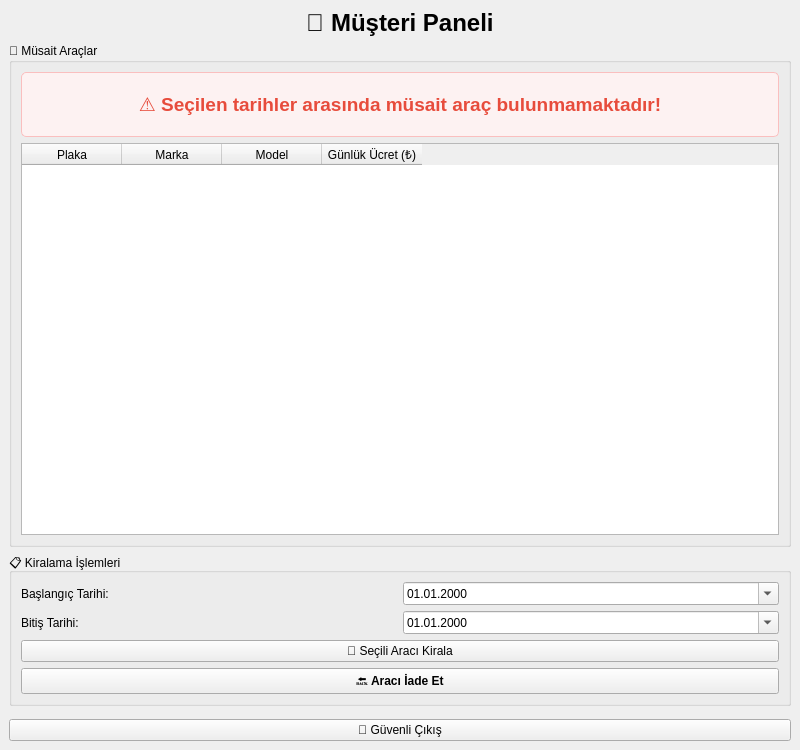
<?xml version="1.0" encoding="UTF-8"?>
<ui version="4.0">
 <class>CustomerWindow</class>
 <widget class="QMainWindow" name="CustomerWindow">
  <property name="geometry">
   <rect>
    <x>0</x>
    <y>0</y>
    <width>800</width>
    <height>750</height>
   </rect>
  </property>
  <property name="windowTitle">
   <string>👤 Müşteri Paneli - Araç Kiralama</string>
  </property>
  <widget class="QWidget" name="centralwidget">
   <layout class="QVBoxLayout" name="verticalLayout_6">
    <item>
     <widget class="QLabel" name="label_customer_title">
      <property name="font">
       <font>
        <pointsize>18</pointsize>
        <bold>true</bold>
       </font>
      </property>
      <property name="text">
       <string>👤 Müşteri Paneli</string>
      </property>
      <property name="alignment">
       <set>Qt::AlignCenter</set>
      </property>
     </widget>
    </item>
    
    <item>
     <widget class="QGroupBox" name="groupBox_6">
      <property name="title">
       <string>🚗 Müsait Araçlar</string>
      </property>
      <layout class="QVBoxLayout" name="verticalLayout_table">
       <item>
        <widget class="QLabel" name="label_no_cars">
         <property name="font">
          <font>
           <pointsize>14</pointsize>
           <weight>75</weight>
           <bold>true</bold>
          </font>
         </property>
         <property name="styleSheet">
          <string>color: #e74c3c; padding: 20px; background-color: #fdf2f2; border: 1px solid #fabfbf; border-radius: 5px;</string>
         </property>
         <property name="text">
          <string>⚠️ Seçilen tarihler arasında müsait araç bulunmamaktadır!</string>
         </property>
         <property name="alignment">
          <set>Qt::AlignCenter</set>
         </property>
         <property name="visible">
          <bool>false</bool>
         </property>
        </widget>
       </item>

       <item>
        <widget class="QTableWidget" name="table_available_cars">
         <property name="selectionBehavior">
          <enum>QAbstractItemView::SelectRows</enum>
         </property>
         <property name="columnCount">
          <number>4</number>
         </property>
         <column>
          <property name="text"><string>Plaka</string></property>
         </column>
         <column>
          <property name="text"><string>Marka</string></property>
         </column>
         <column>
          <property name="text"><string>Model</string></property>
         </column>
         <column>
          <property name="text"><string>Günlük Ücret (₺)</string></property>
         </column>
        </widget>
       </item>
      </layout>
     </widget>
    </item>

    <item>
     <widget class="QGroupBox" name="groupBox_5">
      <property name="title">
       <string>📋 Kiralama İşlemleri</string>
      </property>
      <layout class="QGridLayout" name="gridLayout_3">
       <item row="0" column="0">
        <widget class="QLabel">
         <property name="text"><string>Başlangıç Tarihi:</string></property>
        </widget>
       </item>
       <item row="0" column="1">
        <widget class="QDateEdit" name="entry_start">
         <property name="calendarPopup"><bool>true</bool></property>
         <property name="displayFormat"><string>dd.MM.yyyy</string></property>
        </widget>
       </item>
       <item row="1" column="0">
        <widget class="QLabel">
         <property name="text"><string>Bitiş Tarihi:</string></property>
        </widget>
       </item>
       <item row="1" column="1">
        <widget class="QDateEdit" name="entry_end">
         <property name="calendarPopup"><bool>true</bool></property>
         <property name="displayFormat"><string>dd.MM.yyyy</string></property>
        </widget>
       </item>
       <item row="2" column="0" colspan="2">
        <widget class="QPushButton" name="btn_rent">
         <property name="text"><string>🔑 Seçili Aracı Kirala</string></property>
        </widget>
       </item>
       <item row="3" column="0" colspan="2">
        <widget class="QPushButton" name="btn_return_vehicle">
         <property name="text"><string>🔙 Aracı İade Et</string></property>
         <property name="styleSheet">
          <string>padding: 5px; font-weight: bold;</string>
         </property>
        </widget>
       </item>
      </layout>
     </widget>
    </item>

    <item>
     <spacer name="verticalSpacer">
      <property name="orientation"><enum>Qt::Vertical</enum></property>
     </spacer>
    </item>
    <item>
     <widget class="QPushButton" name="btn_logout_customer">
      <property name="text"><string>🚪 Güvenli Çıkış</string></property>
     </widget>
    </item>
   </layout>
  </widget>
 </widget>
 <resources/>
 <connections/>
</ui>
